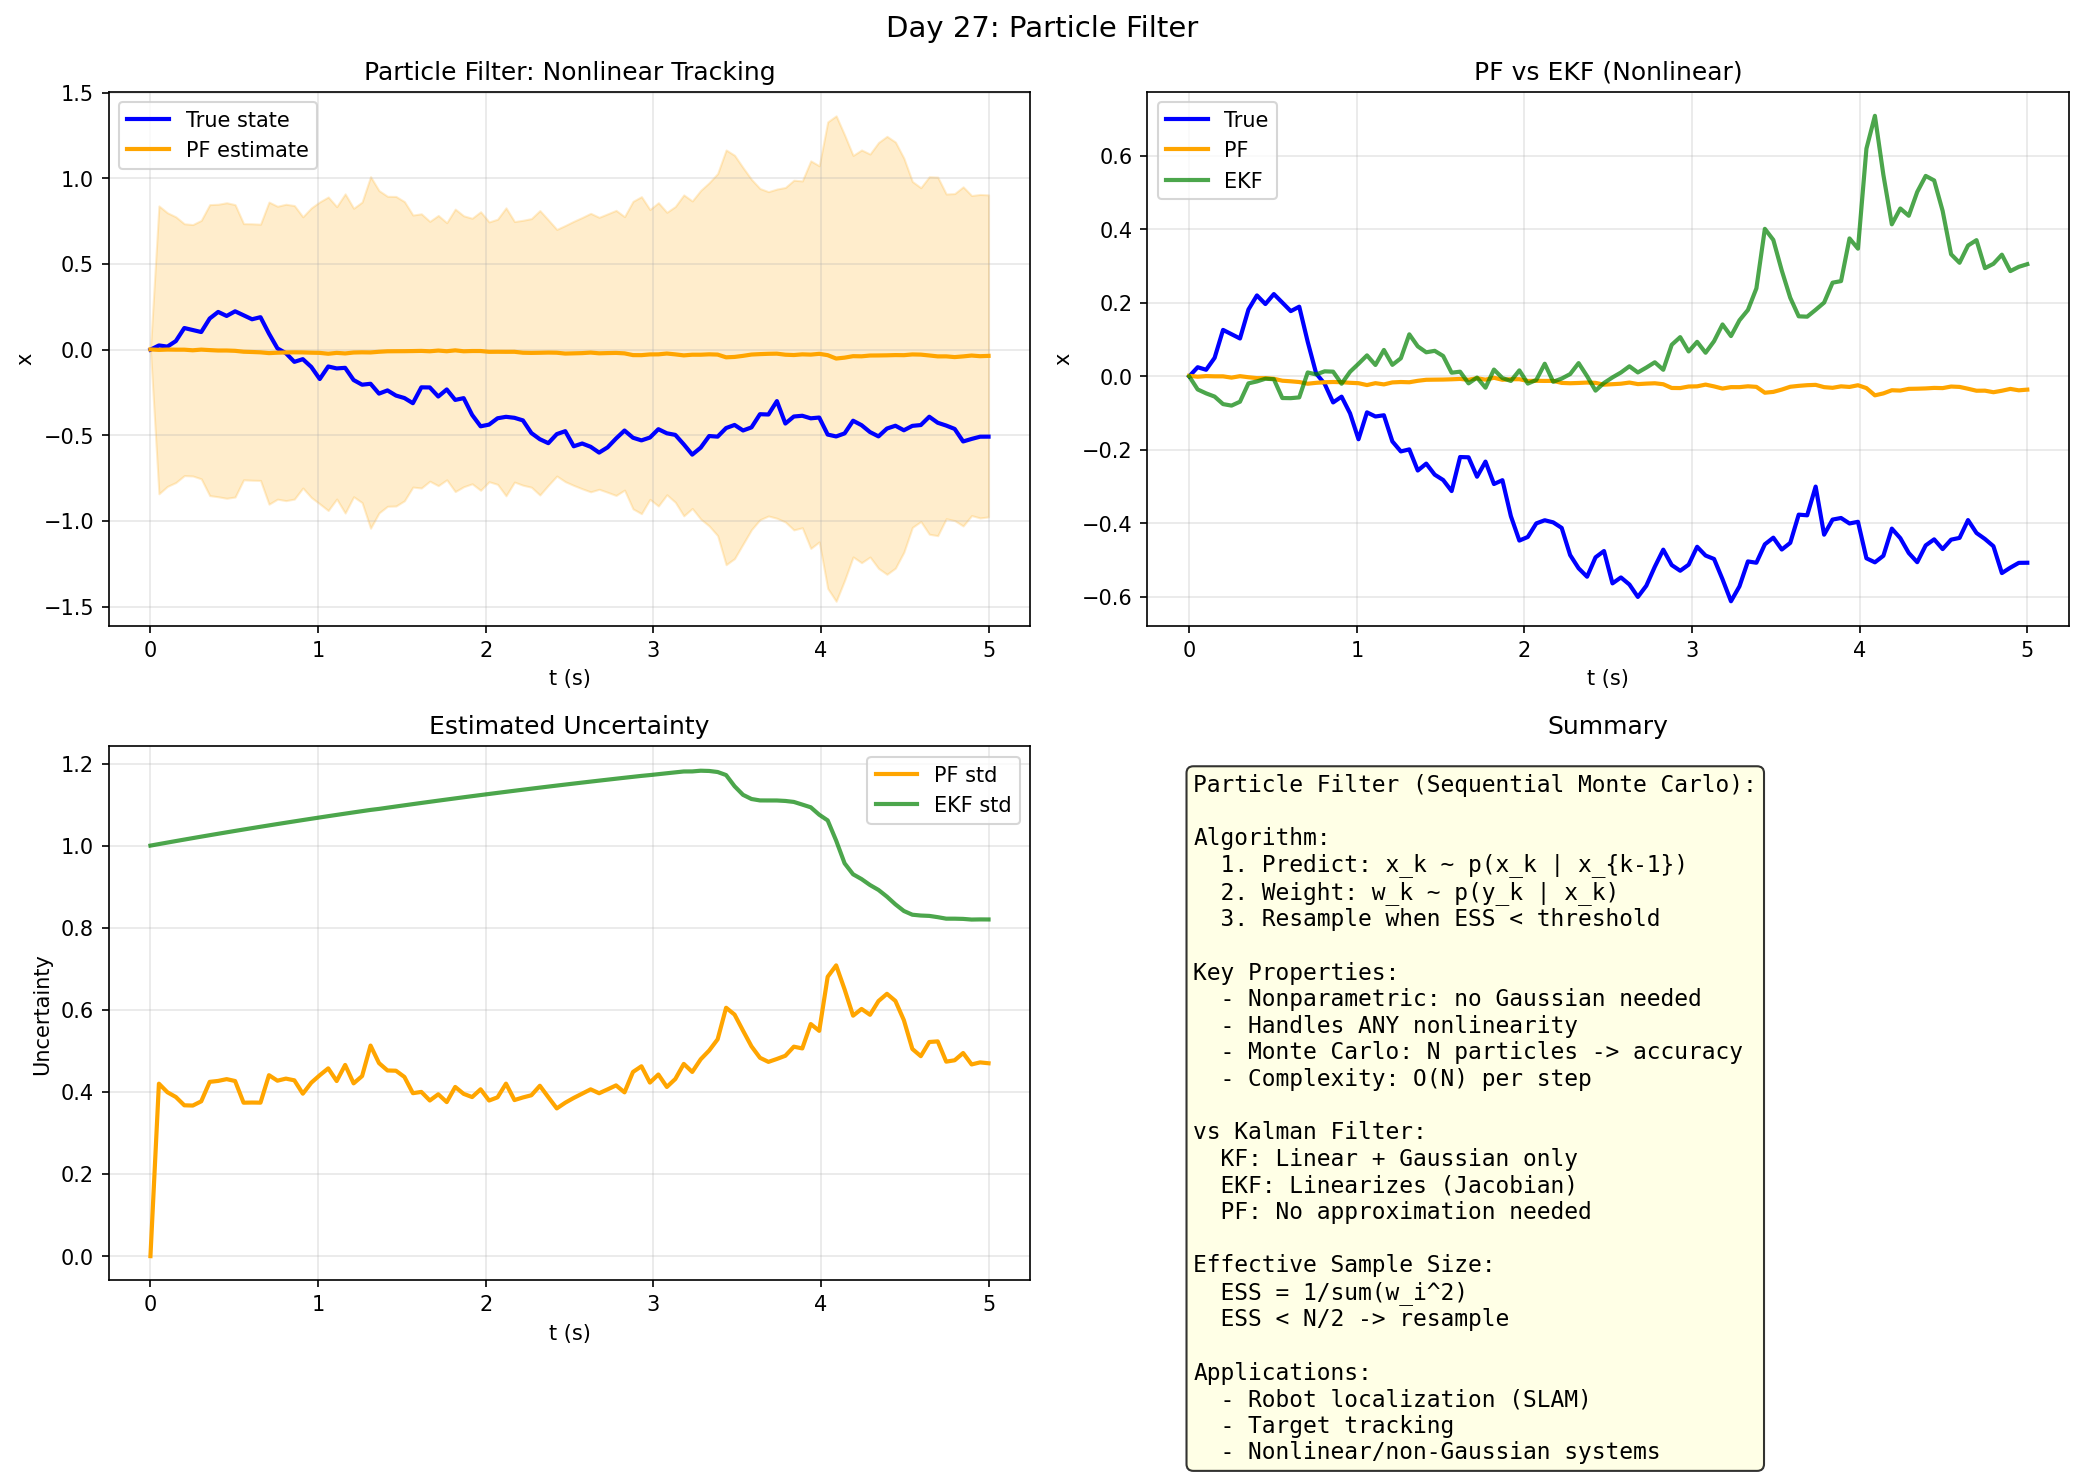

Reproduce this figure in Python.
import numpy as np
import matplotlib
matplotlib.use('Agg')
import matplotlib.pyplot as plt

print("Day 27: Particle Filter")
np.random.seed(42)
fig, axes = plt.subplots(2, 2, figsize=(14, 10))
fig.suptitle('Day 27: Particle Filter', fontsize=14)

T = 5.0
dt = 0.05
N_steps = int(T/dt)
t = np.linspace(0, T, N_steps)
x_true = np.zeros(N_steps)
x_true[0] = 0.0
for i in range(N_steps-1):
    x_true[i+1] = x_true[i] + 0.05 * np.random.randn()
y_meas = x_true**2 / 20 + 0.1 * np.random.randn(N_steps)

N_particles = 500
particles = np.zeros((N_steps, N_particles))
weights = np.zeros((N_steps, N_particles))
x_est = np.zeros(N_steps)
std_est = np.zeros(N_steps)

particles[0] = np.random.randn(N_particles) * 0.5
weights[0] = np.ones(N_particles) / N_particles
x_est[0] = np.mean(particles[0])

for k in range(1, N_steps):
    particles[k] = particles[k-1] + 0.05 * np.random.randn(N_particles)
    sigma_v = 0.1
    residuals = y_meas[k] - particles[k]**2/20
    likelihood = np.exp(-residuals**2 / (2 * sigma_v**2))
    weights[k] = likelihood * weights[k-1]
    wsum = np.sum(weights[k])
    if wsum > 0:
        weights[k] /= wsum
    x_est[k] = np.sum(weights[k] * particles[k])
    var_est = np.sum(weights[k] * (particles[k] - x_est[k])**2)
    std_est[k] = np.sqrt(var_est)
    ess = 1.0 / np.sum(weights[k]**2) if np.sum(weights[k]**2) > 0 else N_particles
    if ess < N_particles/2:
        cumsum = np.cumsum(weights[k])
        cumsum[-1] = 1.0
        uu = np.random.rand(N_particles) / N_particles
        idx = np.arange(N_particles) / N_particles
        resample_idx = np.searchsorted(cumsum, uu + idx)
        particles[k] = particles[k, resample_idx]
        weights[k] = np.ones(N_particles) / N_particles

ax = axes[0, 0]
ax.plot(t, x_true, 'b-', lw=2, label='True state')
ax.plot(t, x_est, 'orange', lw=2, label='PF estimate')
ax.fill_between(t, x_est - 2*std_est, x_est + 2*std_est, alpha=0.2, color='orange')
ax.set_xlabel('t (s)')
ax.set_ylabel('x')
ax.set_title('Particle Filter: Nonlinear Tracking')
ax.legend()
ax.grid(True, alpha=0.3)

x_ekf = np.zeros(N_steps)
P_ekf = np.zeros(N_steps)
x_ekf[0] = 0.0
P_ekf[0] = 0.25
Q = 0.05**2
R = 0.1**2
for k in range(1, N_steps):
    P_pred = P_ekf[k-1] + Q
    H = max(0.01, x_ekf[k-1] / 10)
    S = H * P_pred * H + R
    K = P_pred * H / S if S > 0 else 0
    x_ekf[k] = x_ekf[k-1] + K * (y_meas[k] - x_ekf[k-1]**2/20)
    P_ekf[k] = (1 - K*H) * P_pred

ax = axes[0, 1]
ax.plot(t, x_true, 'b-', lw=2, label='True')
ax.plot(t, x_est, 'orange', lw=2, label='PF')
ax.plot(t, x_ekf, 'green', lw=2, alpha=0.7, label='EKF')
ax.set_xlabel('t (s)')
ax.set_ylabel('x')
ax.set_title('PF vs EKF (Nonlinear)')
ax.legend()
ax.grid(True, alpha=0.3)

ax = axes[1, 0]
ax.plot(t, std_est, 'orange', lw=2, label='PF std')
ax.plot(t, 2*np.sqrt(P_ekf), 'green', lw=2, alpha=0.7, label='EKF std')
ax.set_xlabel('t (s)')
ax.set_ylabel('Uncertainty')
ax.set_title('Estimated Uncertainty')
ax.legend()
ax.grid(True, alpha=0.3)

ax = axes[1, 1]
ax.axis('off')
ax.text(0.05, 0.95,
    "Particle Filter (Sequential Monte Carlo):\n\n"
    "Algorithm:\n"
    "  1. Predict: x_k ~ p(x_k | x_{k-1})\n"
    "  2. Weight: w_k ~ p(y_k | x_k)\n"
    "  3. Resample when ESS < threshold\n\n"
    "Key Properties:\n"
    "  - Nonparametric: no Gaussian needed\n"
    "  - Handles ANY nonlinearity\n"
    "  - Monte Carlo: N particles -> accuracy\n"
    "  - Complexity: O(N) per step\n\n"
    "vs Kalman Filter:\n"
    "  KF: Linear + Gaussian only\n"
    "  EKF: Linearizes (Jacobian)\n"
    "  PF: No approximation needed\n\n"
    "Effective Sample Size:\n"
    "  ESS = 1/sum(w_i^2)\n"
    "  ESS < N/2 -> resample\n\n"
    "Applications:\n"
    "  - Robot localization (SLAM)\n"
    "  - Target tracking\n"
    "  - Nonlinear/non-Gaussian systems",
    transform=ax.transAxes, va='top', fontsize=11,
    fontfamily='monospace', bbox=dict(boxstyle='round', facecolor='lightyellow', alpha=0.8))
ax.set_title('Summary')

plt.tight_layout()
plt.savefig('C:/Users/WUccc/.openclaw/workspace/notes/工程控制论/code/day27_particle.png', dpi=150, bbox_inches='tight')
print("Figure saved!")
